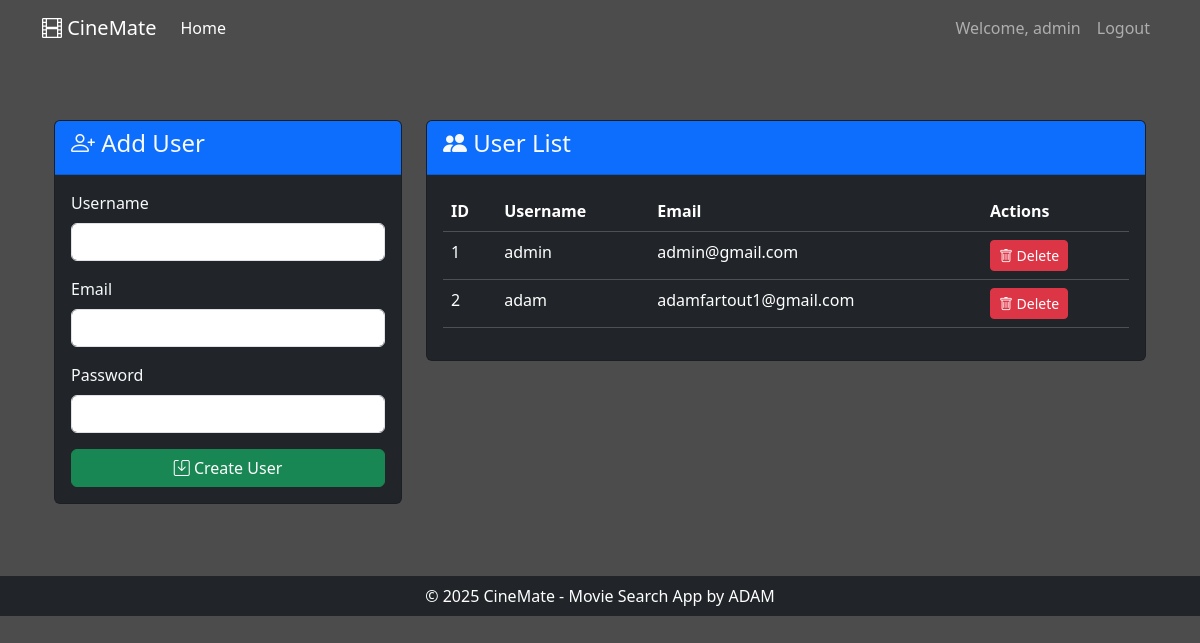
The app's page /admin/users (signed in), older data.
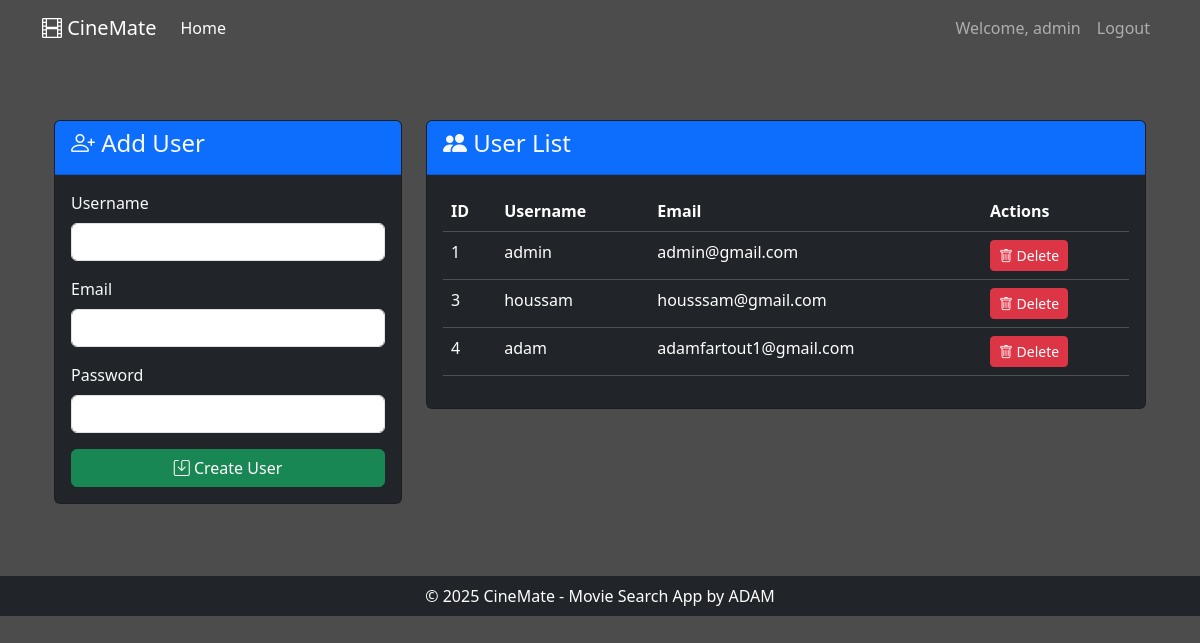
The same page, newer data.
### tables this page shows
CREATE TABLE users (
                id INTEGER PRIMARY KEY AUTOINCREMENT,
                username TEXT UNIQUE NOT NULL,
                email TEXT UNIQUE NOT NULL,
                password TEXT NOT NULL
            );

### app.py (the view, shortened to what this page needs)
@app.route('/admin/users', methods=['GET', 'POST'])
@login_required
@admin_required
def manage_users():
    db = get_db()
    message = None
    users = db.execute("SELECT id, username, email, password FROM users").fetchall()
    return render_template('user_database.html', users=users, message=message)

### app.py (called while the page is built)
def login_required(f):
    @wraps(f)
    def decorated_function(*args, **kwargs):
        if not session.get('user'):
            return redirect(url_for('login', next=request.url))
        return f(*args, **kwargs)
    return decorated_function

def admin_required(f):
    @wraps(f)
    def decorated_function(*args, **kwargs):
        if not session.get('user') or session.get('user') != 'admin':
            abort(403)  # Forbidden access
        return f(*args, **kwargs)
    return decorated_function

def get_db():
    db = getattr(g, '_database', None)
    if db is None:
        db = g._database = sqlite3.connect(app.config['DATABASE'])
    return db

@app.teardown_appcontext
def close_connection(exception):
    db = getattr(g, '_database', None)
    if db is not None:
        db.close()

### templates/user_database.html (shortened to what this page needs)
{% extends "base.html" %}
{% block content %}
<div class="container mt-4">
    <div class="row">
        <div class="col-md-4 mb-4">
            <div class="card bg-dark text-light">
                <div class="card-header bg-primary">
                    <h4><i class="bi bi-person-plus"></i> Add User</h4>
                </div>
                <div class="card-body">
                    <form method="POST">
                        <div class="mb-3">
                            <label class="form-label">Username</label>
                            <input type="text" name="new_username" class="form-control" required>
                        </div>
                        <div class="mb-3">
                            <label class="form-label">Email</label>
                            <input type="email" name="new_email" class="form-control" required>
                        </div>
                        <div class="mb-3">
                            <label class="form-label">Password</label>
                            <input type="password" name="new_password" class="form-control" required>
                        </div>
                        <button type="submit" class="btn btn-success w-100">
                            <i class="bi bi-save"></i> Create User
                        </button>
                    </form>
                </div>
            </div>
        </div>
        <div class="col-md-8">
            <div class="card bg-dark text-light">
                <div class="card-header bg-primary">
                    <h4><i class="bi bi-people-fill"></i> User List</h4>
                </div>
                <div class="card-body">
                    <div class="table-responsive">
                        <table class="table table-dark table-hover">
                            <thead>
                                <tr>
                                    <th>ID</th>
                                    <th>Username</th>
                                    <th>Email</th>
                                    <th>Actions</th>
                                </tr>
                            </thead>
                            <tbody>
                                {% for user in users %}
                                <tr>
                                    <td>{{ user[0] }}</td>
                                    <td>{{ user[1] }}</td>
                                    <td>{{ user[2] }}</td>
                                    <td>
                                        <form method="POST" onsubmit="return confirm('Delete this user?');">
                                            <button type="submit" class="btn btn-danger btn-sm">
                                                <i class="bi bi-trash"></i> Delete
                                            </button>
                                        </form>
                                    </td>
                                </tr>
                                {% endfor %}
                            </tbody>
                        </table>
                    </div>
                </div>
            </div>
        </div>
    </div>
</div>
{% endblock %}

### templates/base.html (shortened to what this page needs)
<!DOCTYPE html>
<html lang="en">
<head>
    <link href="https://cdn.jsdelivr.net/npm/bootstrap@5.3.2/dist/css/bootstrap.min.css" rel="stylesheet">
    <link rel="stylesheet" href="https://cdn.jsdelivr.net/npm/bootstrap-icons@1.11.1/font/bootstrap-icons.css">
</head>
<body>
    <nav class="navbar navbar-expand-lg navbar-dark rg-primary mb-4">
        <div class="container mb-3">
            <a class="navbar-brand" href="/">
                <i class="bi bi-film"></i> CineMate
            </a>
            <div class="collapse navbar-collapse" id="navbarNav">
                <ul class="navbar-nav">
                    <li class="nav-item">
                        <a class="nav-link active" href="/">Home</a>
                    </li>
                </ul>
                <ul class="navbar-nav ms-auto">
                    {% if session.get('user') %}
                    <li class="nav-item">
                        <span class="nav-link">Welcome, {{ session.user }}</span>
                    </li>
                    <li class="nav-item">
                        <a class="nav-link" href="/logout">Logout</a>
                    </li>
                    {% endif %}
                </ul>
            </div>
        </div>
    </nav>
    <main class="container my-5">
        {% block content %}{% endblock %}
    </main>
    <footer class="bg-dark text-white py-2 mt-3">
        <div class="container text-center">
            <p class="mb-0">© 2025 CineMate - Movie Search App by ADAM</p>
        </div>
    </footer>
</body>
</html>

### templates/base.html (style rules this page uses)
body { background: linear-gradient(rgba(0,0,0,0.7), rgba(0,0,0,0.7)), url('https://plus.unsplash.com/premium_photo-1664303124313-126bf7456982?q=80&w=1073&auto=format&fit=crop&ixlib=rb-4.1.0&ixid=M3wxMjA3fDB8MHxwaG90by1wYWdlfHx8fGVufDB8fHx8fA%3D%3D') no-repeat center center fixed; background-size: cover; color: white; min-height: 100vh; }
.card { background-color: rgba(0, 0, 0, 0.7); color: white; }

Row changes from the older to the newer data that the page shows:
removed users: id "2", username "adam", email "adamfartout1@gmail.com"
added users: id "3", username "houssam", email "housssam@gmail.com"
added users: id "4", username "adam", email "adamfartout1@gmail.com"
